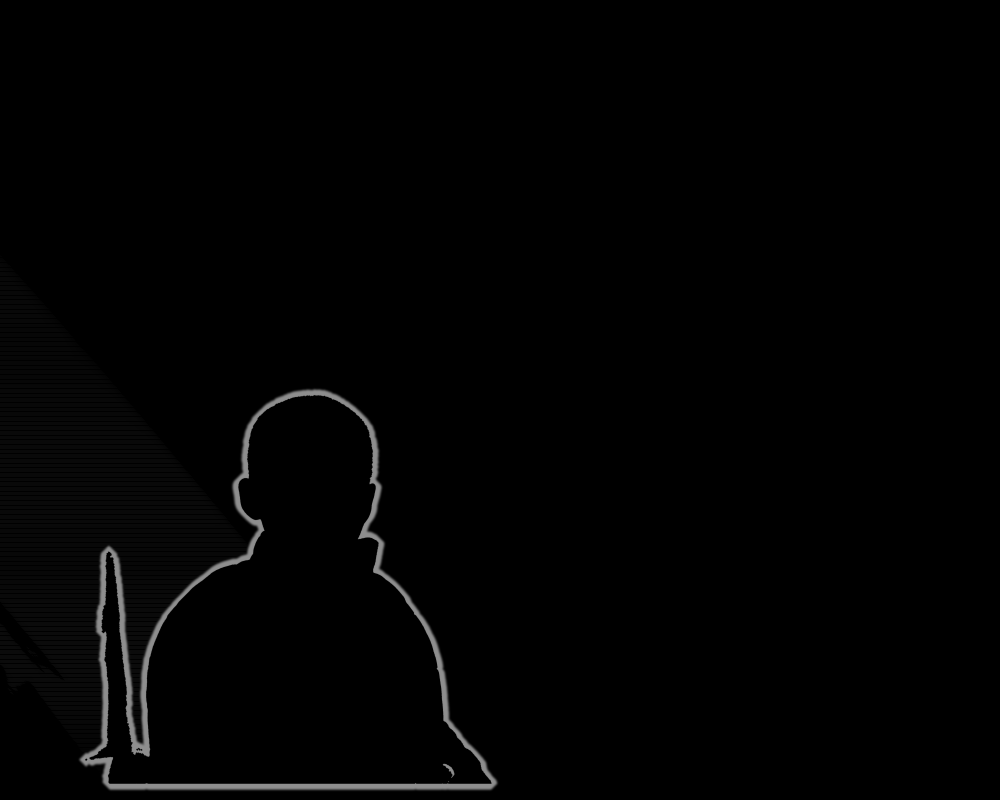
#> input picture output/shadow_only.png, 3000 x 2400 px (shown at 1/3 size)
$ python -i process_images.py   (imports and definitions only)
#> lines starting #> are read from the running program, lines starting #| are printed output that depends on the picture; after the words box and inside, x2 and y2 are one past the last pixel; in counts of white or black regions, pixels touching at a corner belong together
#> further down, picture is the input picture: PIL image 3000x2400 L; min 0, max 142, mean 2.3
#!/usr/bin/env python3
"""
Process user images with background removal and shadow generation.
"""

import numpy as np
from PIL import Image, ImageFilter
import os
import sys

sys.path.insert(0, os.path.join(os.path.dirname(__file__), 'python'))
from shadow_generator import ShadowGenerator


def remove_gray_background(image: Image.Image) -> Image.Image:
    """
    Remove gray background from a studio photo.
    Specifically tuned for photos with uniform gray/dark backgrounds.
    """
    if image.mode != 'RGBA':
        image = image.convert('RGBA')

    arr = np.array(image, dtype=np.float32)
    rgb = arr[:, :, :3]
    h, w = rgb.shape[:2]
#> h = 2400; w = 3000

    # Sample background color from edges (top and sides)
    edge_pixels = []

    # Top edge
    for x in range(0, w, 5):
        for y in range(0, min(50, h)):
            edge_pixels.append(rgb[y, x])
#> after the loop, edge_pixels = 30000 items

    # Left edge
    for y in range(0, h, 5):
        for x in range(0, min(50, w)):
            edge_pixels.append(rgb[y, x])
#> after the loop, edge_pixels = 54000 items

    # Right edge
    for y in range(0, h, 5):
        for x in range(max(0, w-50), w):
            edge_pixels.append(rgb[y, x])
#> after the loop, edge_pixels = 78000 items

    edge_pixels = np.array(edge_pixels)
    bg_color = np.median(edge_pixels, axis=0)
#> bg_color = [0, 0, 0]

    print(f"Detected background color: RGB({bg_color[0]:.0f}, {bg_color[1]:.0f}, {bg_color[2]:.0f})")
#| Detected background color: RGB(0, 0, 0)

    # Calculate distance from background color for each pixel
    diff = rgb - bg_color
    dist_from_bg = np.sqrt(np.sum(diff ** 2, axis=-1))

    # Create alpha mask - pixels FAR from background get high alpha (keep them)
    # Pixels CLOSE to background get low alpha (remove them)
    threshold = 50  # Distance threshold

    # Normalize distance to 0-1 range
    alpha = np.clip(dist_from_bg / threshold, 0, 1)
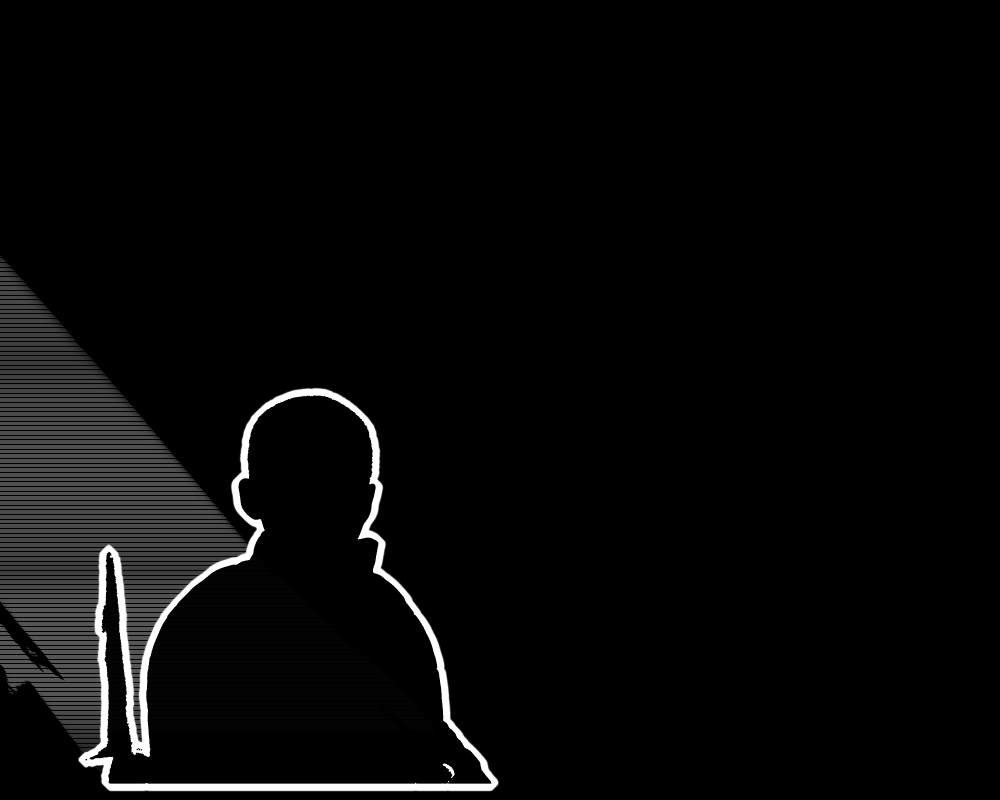
#> alpha: shape (2400, 3000) float32 (shown at 1/3 size); min 0, max 1, mean 0.0335

    # Make it more binary with a soft threshold
    alpha = np.where(dist_from_bg > threshold * 0.7, 1.0, alpha)
    alpha = np.where(dist_from_bg < threshold * 0.3, 0.0, alpha)

    # Clean up with morphological operations
    from scipy import ndimage

    # Convert to binary for morphological ops
    binary = alpha > 0.5
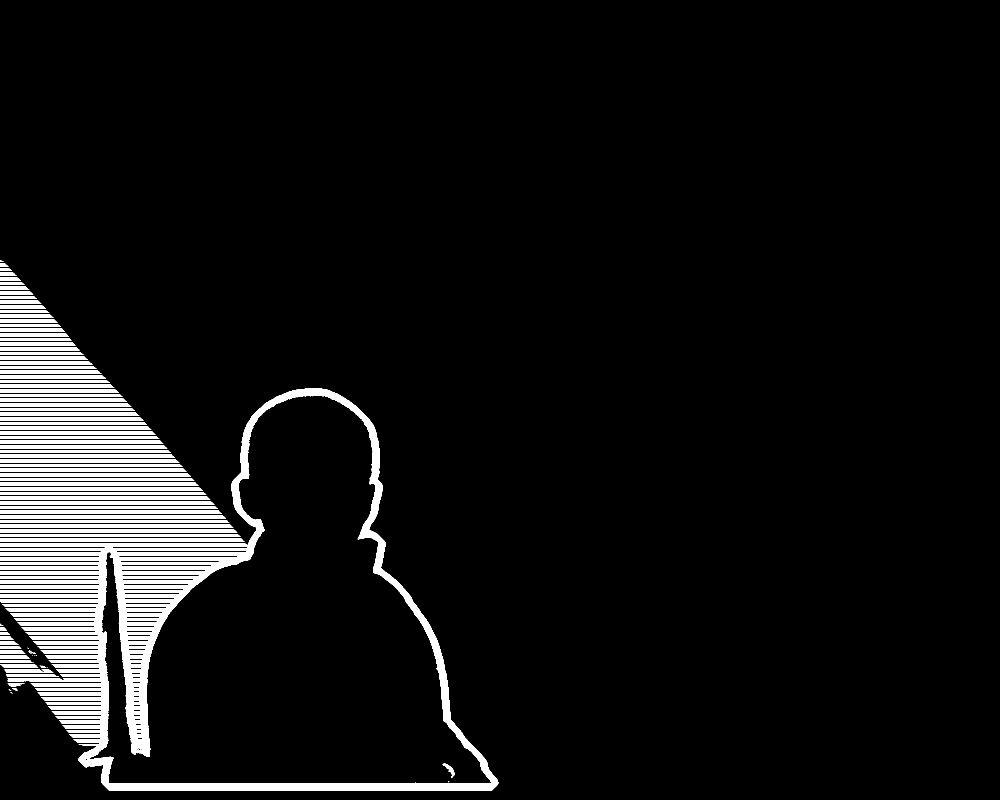
#> binary: shape (2400, 3000) bool (shown at 1/3 size); 3.5% white; 307 white regions (39 under 20 px), largest, box (x1, y1, x2, y2) and area: (0, 1165, 1495, 2373) 164573, (0, 1633, 742, 1634) 742, (0, 1629, 737, 1630) 737

    # Fill holes in the subject
    binary = ndimage.binary_fill_holes(binary)
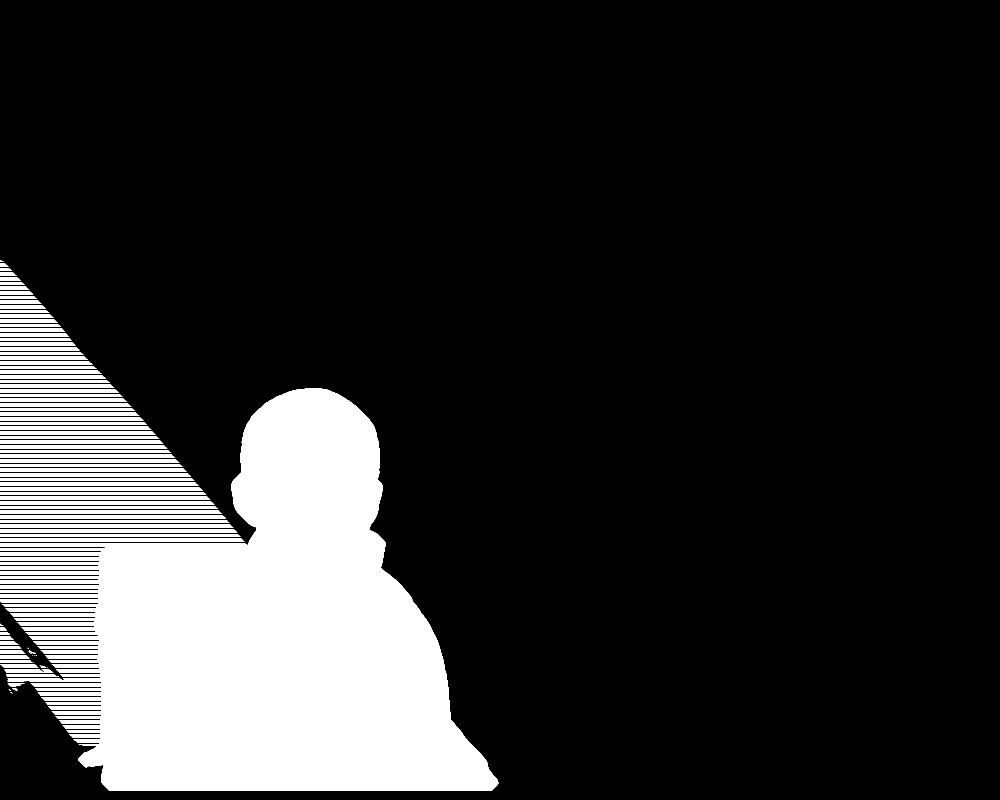
#> binary: shape (2400, 3000) bool (shown at 1/3 size); 14.6% white; 305 white regions (38 under 20 px), largest, box (x1, y1, x2, y2) and area: (0, 1165, 1495, 2373) 965999, (0, 1633, 742, 1634) 742, (0, 1629, 737, 1630) 737

    # Remove small noise
    binary = ndimage.binary_opening(binary, iterations=3)
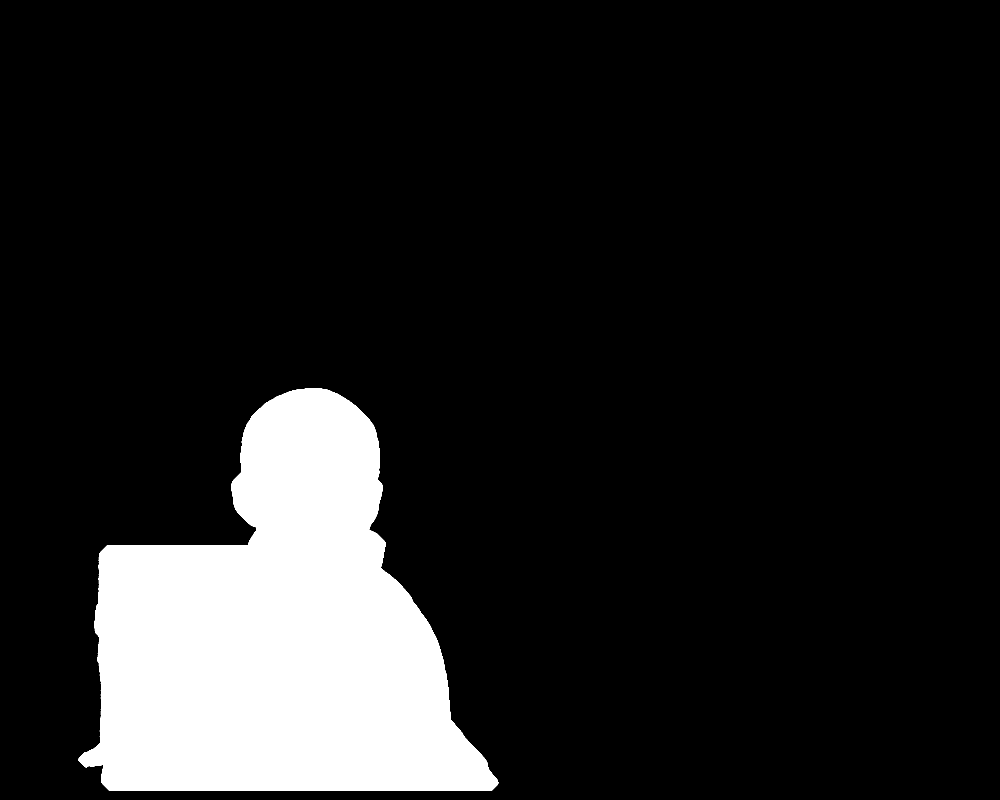
#> binary: shape (2400, 3000) bool (shown at 1/3 size); 13% white; 1 white region, box (x1, y1, x2, y2) and area: (236, 1165, 1495, 2373) 933431

    # Smooth the edges
    binary = ndimage.binary_closing(binary, iterations=2)
#> binary: shape (2400, 3000) bool; 13% white; 1 white region, box (x1, y1, x2, y2) and area: (236, 1165, 1495, 2373) 933437

    # Create smooth alpha from binary mask
    alpha_smooth = ndimage.gaussian_filter(binary.astype(float), sigma=2)

    # Ensure solid core
    alpha_final = np.where(binary, np.maximum(alpha_smooth, 0.95), alpha_smooth * 0.5)
    alpha_final = np.clip(alpha_final, 0, 1)

    # Create output with alpha channel
    result = arr.copy()
    result[:, :, 3] = (alpha_final * 255).astype(np.uint8)
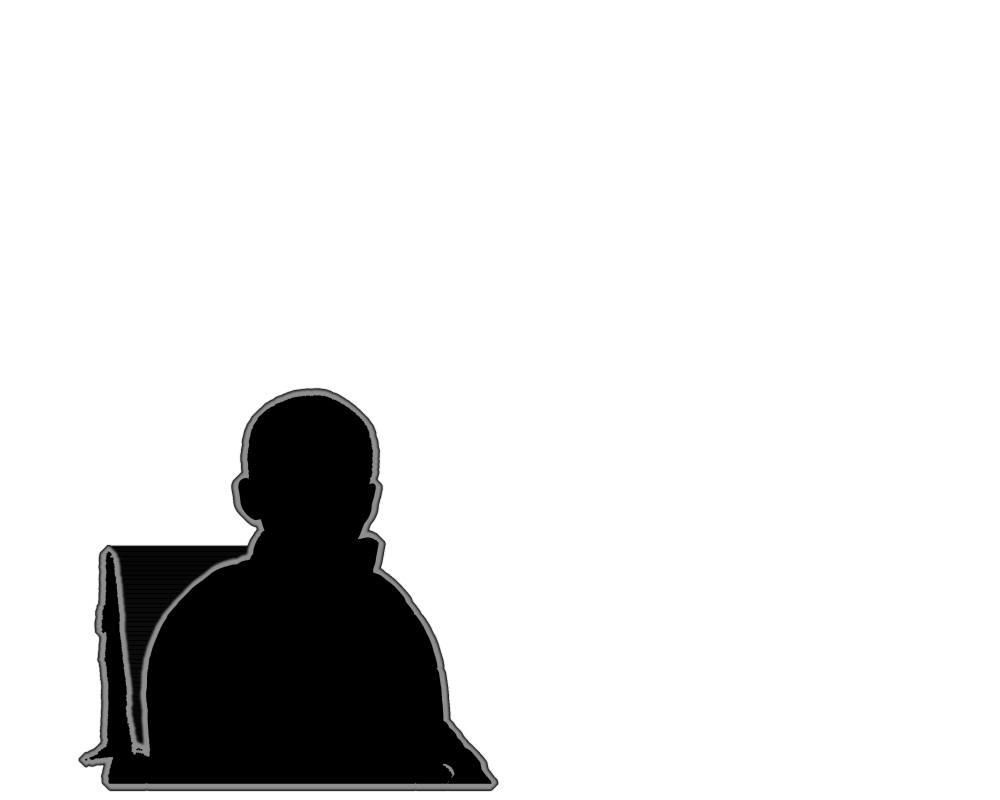
#> result: shape (2400, 3000, 4) float32 (shown at 1/3 size); mean R, G, B, A 2.3, 2.3, 2.3, 33.2; transparent parts drawn white

    return Image.fromarray(result.astype(np.uint8))


# [72 lines left out: function process_composite, not called in this run]


# [11 lines not run here, left out]

>>> from PIL import Image
>>> picture = Image.open('output/shadow_only.png')
>>> result = remove_gray_background(picture)
